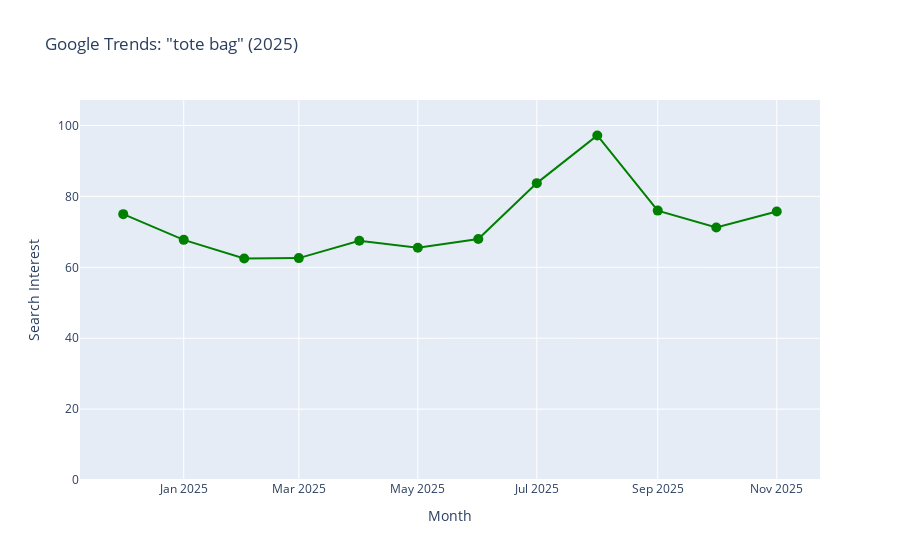

Here is the notebook cell this chart was saved with:
### Markdown cell above
### TOTE BAG ENHANCED PLOT

### Code cell
import pandas as pd
from pytrends.request import TrendReq
import plotly.express as px

# 1. Connect to Google Trends
pytrends = TrendReq(hl='en-US', tz=0)

# 2. Set keyword and timeframe
keyword = ["tote bag"]
pytrends.build_payload(keyword, timeframe="2025-01-01 2025-12-31", geo="", gprop="")

# 3. Fetch interest over time
df = pytrends.interest_over_time()
df = df.reset_index()

# 4. Aggregate monthly
df['month'] = df['date'].dt.to_period('M')
monthly_df = df.groupby('month')[keyword].mean().reset_index()
monthly_df['month'] = monthly_df['month'].dt.to_timestamp()

# 5. Create interactive plot
fig = px.line(monthly_df, x='month', y='tote bag', markers=True,
              title='Google Trends: "tote bag" (2025)',
              labels={'month': 'Month', 'tote bag': 'Search Interest'})

# Force y-axis to start at 0
fig.update_yaxes(range=[0, monthly_df['tote bag'].max() + 10])  # add a bit of space on top
fig.update_traces(marker=dict(size=10, color='green'), line=dict(color='green'))
fig.show()

### Figure 1 — Plotly figure (JSON) as saved in the notebook; plotly's stock layout.template omitted (floating-point values rounded to 4 significant figures)
{"data": [{"hovertemplate": "Month=%{x}<br>Search Interest=%{y}<extra></extra>", "legendgroup": "", "line": {"color": "green", "dash": "solid"}, "marker": {"color": "green", "size": 10, "symbol": "circle"}, "mode": "lines+markers", "name": "", "orientation": "v", "showlegend": false, "type": "scatter", "x": ["2024-12-01T00:00:00", "2025-01-01T00:00:00", "2025-02-01T00:00:00", "2025-03-01T00:00:00", "2025-04-01T00:00:00", "2025-05-01T00:00:00", "2025-06-01T00:00:00", "2025-07-01T00:00:00", "2025-08-01T00:00:00", "2025-09-01T00:00:00", "2025-10-01T00:00:00", "2025-11-01T00:00:00"], "xaxis": "x", "y": [75, 67.75, 62.5, 62.6, 67.5, 65.5, 68, 83.75, 97.2, 76, 71.25, 75.75], "yaxis": "y"}], "layout": {"legend": {"tracegroupgap": 0}, "title": {"text": "Google Trends: \"tote bag\" (2025)"}, "xaxis": {"anchor": "y", "domain": [0, 1], "title": {"text": "Month"}}, "yaxis": {"anchor": "x", "domain": [0, 1], "range": [0, 107.2], "title": {"text": "Search Interest"}}}}
